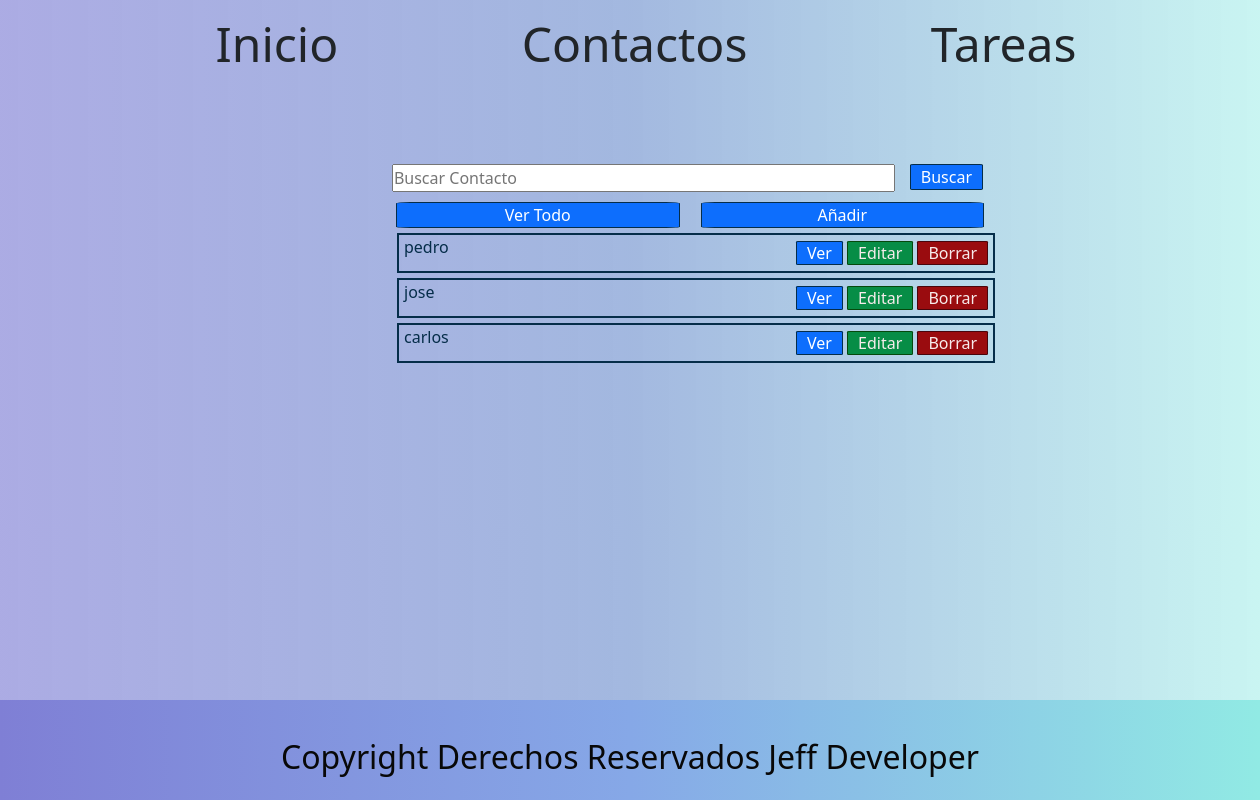
The app's page /contactos/, older data.
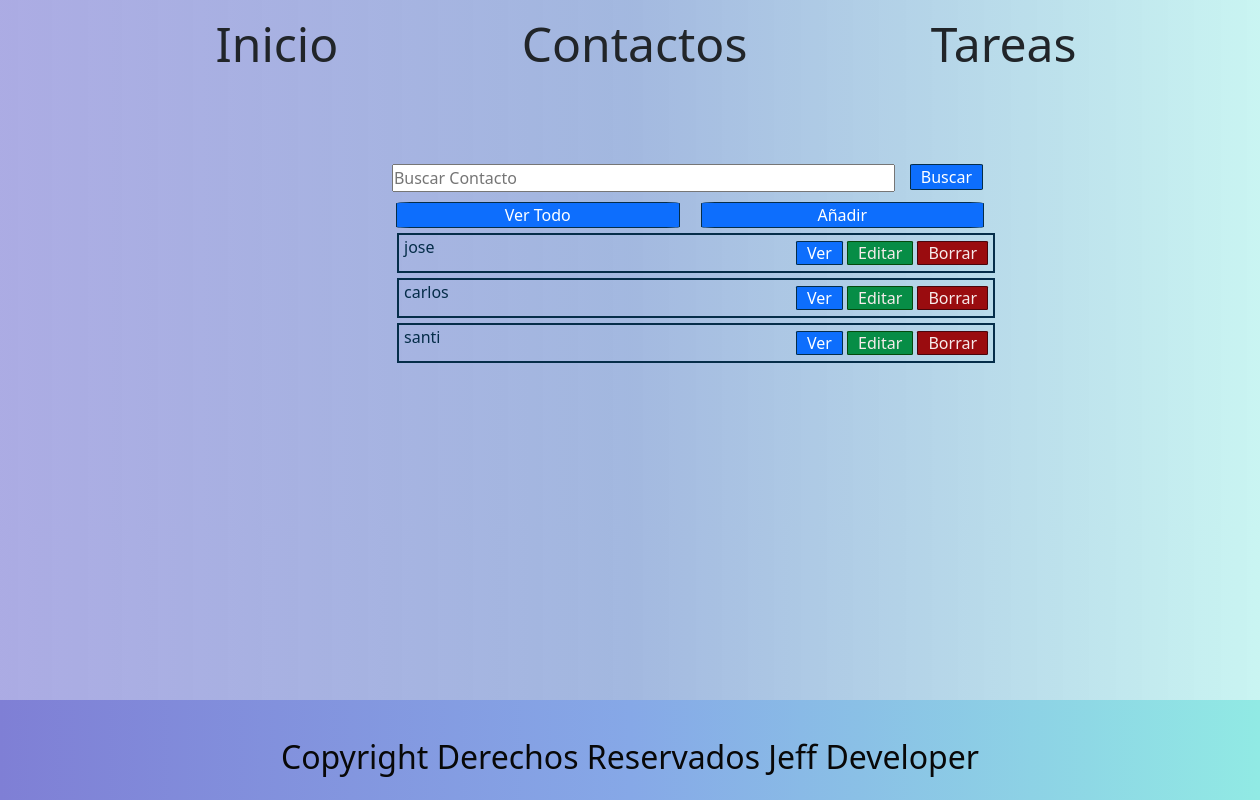
The same page, newer data.
### contactos/models.py (models this page shows)
class Contactos(models.Model):
    name = models.CharField(max_length=50, blank= False, null= False)
    last_name = models.CharField(max_length=50, blank= True, null= True)
    phone = models.CharField(max_length=12, blank= True, null=True )
    mobile = models.CharField(max_length=12, blank=False , null=False )
    email = models.EmailField()
    company = models.CharField(max_length=20, blank= True, null= True)
    date = models.DateField(default= date.today)
    notes =models.TextField(blank=True, null=True)
    def __str__(self):
        return self.name

### contactos/views.py (the view)
# urls.py: path('', views.index, name='contactos'),
def index(request):
    contacto = Contactos.objects.filter(name__contains=request.GET.get('Buscar', ''))
    context = {
        'contacto': contacto
    }
    return render(request, 'contactos/index.html', context)

### Templates/Contactos/index.html (shortened to what this page needs)
{% extends 'layout/base.html' %}
{% load static %}
{% block 'content' %}
    <form class="container" action="{% url 'contactos' %}" method="GET">
        <input type="text" name="Buscar" placeholder="Buscar Contacto" class="place">
        <input type="submit" value="Buscar" class="botonbus" >
    </form>
    <div class="reseteo">
        <a href="{% url 'contactos' %}" class="botonver">Ver Todo</a>
        <a href="{% url 'contactos_create' %}" class="botonañadir">Añadir</a>
    </div>
    <ul class="lista-1">
        {% for contactos in contacto %}
        <li>{{contactos}}
            <span class="boton">
                <a href="{% url 'contactos_view' contactos.id %}" class="boton1">Ver</a>
                <a href="{% url 'contactos_edit' contactos.id %}" class="boton2">Editar</a>
                <a href="{% url 'contactos_delete' contactos.id %}" class="boton3">Borrar</a>
            </span>
        </li>
        {% endfor %}
    </ul>
{% endblock %}

Row changes from the older to the newer data that the page shows:
removed Contactos: name "pedro"
added Contactos: name "santi"
